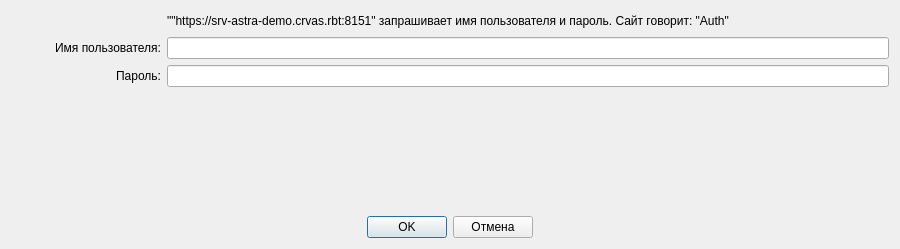
<?xml version="1.0" encoding="UTF-8"?>
<ui version="4.0">
 <class>Authenticator</class>
 <widget class="QDialog" name="Authenticator">
  <property name="geometry">
   <rect>
    <x>0</x>
    <y>0</y>
    <width>900</width>
    <height>249</height>
   </rect>
  </property>
  <property name="minimumSize">
   <size>
    <width>900</width>
    <height>200</height>
   </size>
  </property>
  <property name="windowTitle">
   <string>Dialog</string>
  </property>
  <layout class="QGridLayout" name="gridLayout">
   <item row="5" column="0" colspan="3">
    <layout class="QHBoxLayout" name="horizontalLayout">
     <item>
      <spacer name="horizontalSpacer">
       <property name="orientation">
        <enum>Qt::Horizontal</enum>
       </property>
       <property name="sizeType">
        <enum>QSizePolicy::Expanding</enum>
       </property>
       <property name="sizeHint" stdset="0">
        <size>
         <width>40</width>
         <height>20</height>
        </size>
       </property>
      </spacer>
     </item>
     <item>
      <widget class="QPushButton" name="pushButton">
       <property name="text">
        <string>OK</string>
       </property>
       <property name="icon">
        <iconset>
         <normaloff>../tmp/right-curving-left.png</normaloff>../tmp/right-curving-left.png</iconset>
       </property>
      </widget>
     </item>
     <item>
      <widget class="QPushButton" name="pushButton_2">
       <property name="text">
        <string>Отмена</string>
       </property>
       <property name="icon">
        <iconset>
         <normaloff>../tmp/cross-mark.png</normaloff>../tmp/cross-mark.png</iconset>
       </property>
      </widget>
     </item>
     <item>
      <spacer name="horizontalSpacer_2">
       <property name="orientation">
        <enum>Qt::Horizontal</enum>
       </property>
       <property name="sizeHint" stdset="0">
        <size>
         <width>40</width>
         <height>20</height>
        </size>
       </property>
      </spacer>
     </item>
    </layout>
   </item>
   <item row="2" column="0" colspan="3">
    <layout class="QFormLayout" name="formLayout">
     <item row="1" column="0">
      <widget class="QLabel" name="label_2">
       <property name="sizePolicy">
        <sizepolicy hsizetype="Fixed" vsizetype="Preferred">
         <horstretch>0</horstretch>
         <verstretch>0</verstretch>
        </sizepolicy>
       </property>
       <property name="minimumSize">
        <size>
         <width>150</width>
         <height>0</height>
        </size>
       </property>
       <property name="layoutDirection">
        <enum>Qt::RightToLeft</enum>
       </property>
       <property name="text">
        <string>Имя пользователя:</string>
       </property>
       <property name="alignment">
        <set>Qt::AlignRight|Qt::AlignTrailing|Qt::AlignVCenter</set>
       </property>
      </widget>
     </item>
     <item row="1" column="1">
      <widget class="QLineEdit" name="lineEdit"/>
     </item>
     <item row="2" column="0">
      <widget class="QLabel" name="label">
       <property name="sizePolicy">
        <sizepolicy hsizetype="Fixed" vsizetype="Preferred">
         <horstretch>0</horstretch>
         <verstretch>0</verstretch>
        </sizepolicy>
       </property>
       <property name="minimumSize">
        <size>
         <width>150</width>
         <height>0</height>
        </size>
       </property>
       <property name="layoutDirection">
        <enum>Qt::RightToLeft</enum>
       </property>
       <property name="text">
        <string>Пароль:</string>
       </property>
       <property name="alignment">
        <set>Qt::AlignRight|Qt::AlignTrailing|Qt::AlignVCenter</set>
       </property>
      </widget>
     </item>
     <item row="2" column="1">
      <widget class="QLineEdit" name="lineEdit_2">
       <property name="echoMode">
        <enum>QLineEdit::Password</enum>
       </property>
      </widget>
     </item>
     <item row="0" column="0">
      <layout class="QFormLayout" name="formLayout_3">
       <item row="0" column="0">
        <widget class="QLabel" name="label_3">
         <property name="minimumSize">
          <size>
           <width>0</width>
           <height>10</height>
          </size>
         </property>
         <property name="layoutDirection">
          <enum>Qt::LeftToRight</enum>
         </property>
         <property name="text">
          <string/>
         </property>
         <property name="pixmap">
          <pixmap>../tmp/Key.png</pixmap>
         </property>
        </widget>
       </item>
       <item row="0" column="1">
        <spacer name="horizontalSpacer_3">
         <property name="orientation">
          <enum>Qt::Horizontal</enum>
         </property>
         <property name="sizeHint" stdset="0">
          <size>
           <width>50</width>
           <height>20</height>
          </size>
         </property>
        </spacer>
       </item>
      </layout>
     </item>
     <item row="0" column="1">
      <widget class="QLabel" name="label_4">
       <property name="text">
        <string>&quot;&quot;https://srv-astra-demo.crvas.rbt:8151&quot; запрашивает имя пользователя и пароль. Сайт говорит: &quot;Auth&quot;</string>
       </property>
      </widget>
     </item>
    </layout>
   </item>
  </layout>
 </widget>
 <resources/>
 <connections/>
</ui>
